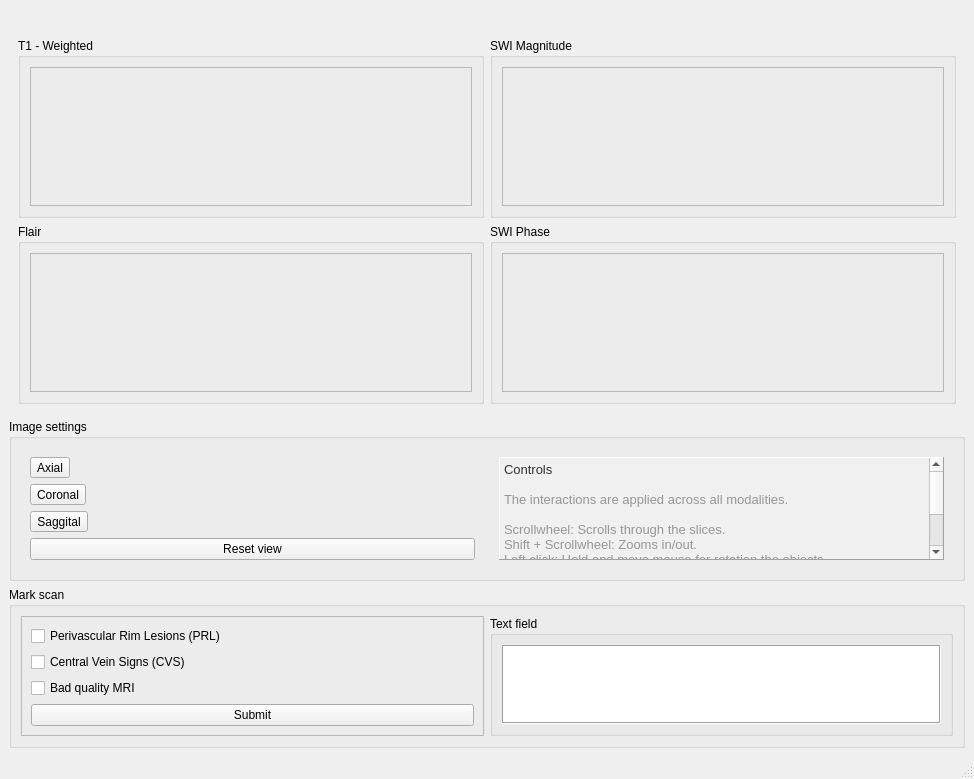
<?xml version="1.0" encoding="UTF-8"?>
<ui version="4.0">
 <class>MainWindow</class>
 <widget class="QMainWindow" name="MainWindow">
  <property name="geometry">
   <rect>
    <x>0</x>
    <y>0</y>
    <width>974</width>
    <height>768</height>
   </rect>
  </property>
  <property name="windowTitle">
   <string>MainWindow</string>
  </property>
  <widget class="QWidget" name="central_widget">
   <property name="enabled">
    <bool>true</bool>
   </property>
   <layout class="QGridLayout" name="gridLayout">
    <item row="4" column="0">
     <widget class="QGroupBox" name="markscan_box">
      <property name="sizePolicy">
       <sizepolicy hsizetype="Expanding" vsizetype="Preferred">
        <horstretch>0</horstretch>
        <verstretch>0</verstretch>
       </sizepolicy>
      </property>
      <property name="maximumSize">
       <size>
        <width>16777215</width>
        <height>16777215</height>
       </size>
      </property>
      <property name="title">
       <string>Mark scan</string>
      </property>
      <layout class="QHBoxLayout" name="horizontalLayout_2">
       <item>
        <widget class="QFrame" name="button_frame">
         <property name="sizePolicy">
          <sizepolicy hsizetype="Expanding" vsizetype="Preferred">
           <horstretch>0</horstretch>
           <verstretch>0</verstretch>
          </sizepolicy>
         </property>
         <property name="frameShape">
          <enum>QFrame::StyledPanel</enum>
         </property>
         <property name="frameShadow">
          <enum>QFrame::Raised</enum>
         </property>
         <layout class="QVBoxLayout" name="verticalLayout">
          <item>
           <widget class="QCheckBox" name="prl_checkbox">
            <property name="text">
             <string>Perivascular Rim Lesions (PRL)</string>
            </property>
           </widget>
          </item>
          <item>
           <widget class="QCheckBox" name="cvs_checkbox">
            <property name="text">
             <string>Central Vein Signs (CVS)</string>
            </property>
           </widget>
          </item>
          <item>
           <widget class="QCheckBox" name="quality_checkbox">
            <property name="text">
             <string>Bad quality MRI</string>
            </property>
           </widget>
          </item>
          <item>
           <widget class="QPushButton" name="submit_button">
            <property name="text">
             <string>Submit</string>
            </property>
           </widget>
          </item>
         </layout>
        </widget>
       </item>
       <item>
        <widget class="QGroupBox" name="text_box">
         <property name="sizePolicy">
          <sizepolicy hsizetype="Expanding" vsizetype="Preferred">
           <horstretch>0</horstretch>
           <verstretch>0</verstretch>
          </sizepolicy>
         </property>
         <property name="title">
          <string>Text field</string>
         </property>
         <property name="flat">
          <bool>true</bool>
         </property>
         <property name="checkable">
          <bool>false</bool>
         </property>
         <property name="checked">
          <bool>false</bool>
         </property>
         <layout class="QVBoxLayout" name="verticalLayout_2">
          <item>
           <widget class="QPlainTextEdit" name="text_field">
            <property name="maximumSize">
             <size>
              <width>16777215</width>
              <height>16777215</height>
             </size>
            </property>
            <property name="frameShape">
             <enum>QFrame::Box</enum>
            </property>
            <property name="plainText">
             <string/>
            </property>
            <property name="placeholderText">
             <string>Type here...</string>
            </property>
           </widget>
          </item>
         </layout>
        </widget>
       </item>
      </layout>
     </widget>
    </item>
    <item row="0" column="0">
     <widget class="QLabel" name="case_id">
      <property name="maximumSize">
       <size>
        <width>16777215</width>
        <height>18</height>
       </size>
      </property>
      <property name="text">
       <string/>
      </property>
      <property name="indent">
       <number>10</number>
      </property>
     </widget>
    </item>
    <item row="3" column="0">
     <widget class="QGroupBox" name="settings_box">
      <property name="sizePolicy">
       <sizepolicy hsizetype="Expanding" vsizetype="Preferred">
        <horstretch>0</horstretch>
        <verstretch>0</verstretch>
       </sizepolicy>
      </property>
      <property name="title">
       <string>Image settings</string>
      </property>
      <layout class="QHBoxLayout" name="horizontalLayout">
       <item>
        <widget class="QWidget" name="settings_widget" native="true">
         <property name="sizePolicy">
          <sizepolicy hsizetype="Expanding" vsizetype="Preferred">
           <horstretch>0</horstretch>
           <verstretch>0</verstretch>
          </sizepolicy>
         </property>
         <layout class="QVBoxLayout" name="verticalLayout_4">
          <item>
           <widget class="QToolButton" name="axial_button">
            <property name="text">
             <string>Axial</string>
            </property>
           </widget>
          </item>
          <item>
           <widget class="QToolButton" name="coronal_button">
            <property name="text">
             <string>Coronal</string>
            </property>
           </widget>
          </item>
          <item>
           <widget class="QToolButton" name="saggital_button">
            <property name="text">
             <string>Saggital</string>
            </property>
            <property name="autoExclusive">
             <bool>false</bool>
            </property>
           </widget>
          </item>
          <item>
           <widget class="QPushButton" name="reset_button">
            <property name="sizePolicy">
             <sizepolicy hsizetype="Preferred" vsizetype="Fixed">
              <horstretch>0</horstretch>
              <verstretch>0</verstretch>
             </sizepolicy>
            </property>
            <property name="text">
             <string>Reset view</string>
            </property>
           </widget>
          </item>
         </layout>
        </widget>
       </item>
       <item>
        <widget class="QWidget" name="controls_widget" native="true">
         <property name="sizePolicy">
          <sizepolicy hsizetype="Expanding" vsizetype="Preferred">
           <horstretch>0</horstretch>
           <verstretch>0</verstretch>
          </sizepolicy>
         </property>
         <layout class="QVBoxLayout" name="verticalLayout_3">
          <item>
           <widget class="QTextBrowser" name="control_scheme">
            <property name="sizePolicy">
             <sizepolicy hsizetype="Preferred" vsizetype="Preferred">
              <horstretch>0</horstretch>
              <verstretch>0</verstretch>
             </sizepolicy>
            </property>
            <property name="autoFillBackground">
             <bool>false</bool>
            </property>
            <property name="styleSheet">
             <string notr="true">QTextEdit {
    background-color: #f0f0f0;
}</string>
            </property>
            <property name="frameShape">
             <enum>QFrame::Panel</enum>
            </property>
            <property name="frameShadow">
             <enum>QFrame::Raised</enum>
            </property>
            <property name="html">
             <string>&lt;!DOCTYPE HTML PUBLIC &quot;-//W3C//DTD HTML 4.0//EN&quot; &quot;http://www.w3.org/TR/REC-html40/strict.dtd&quot;&gt;
&lt;html&gt;&lt;head&gt;&lt;meta name=&quot;qrichtext&quot; content=&quot;1&quot; /&gt;&lt;style type=&quot;text/css&quot;&gt;
p, li { white-space: pre-wrap; }
&lt;/style&gt;&lt;/head&gt;&lt;body style=&quot; font-family:'MS Shell Dlg 2'; font-size:8.25pt; font-weight:400; font-style:normal;&quot;&gt;
&lt;p style=&quot; margin-top:0px; margin-bottom:0px; margin-left:0px; margin-right:0px; -qt-block-indent:0; text-indent:0px;&quot;&gt;&lt;span style=&quot; font-size:10pt; color:#323232;&quot;&gt;Controls&lt;br /&gt;&lt;br /&gt;&lt;/span&gt;&lt;span style=&quot; font-size:10pt; color:#969696;&quot;&gt;The interactions are applied across all modalities.&lt;/span&gt;&lt;/p&gt;
&lt;p style=&quot; margin-top:0px; margin-bottom:0px; margin-left:0px; margin-right:0px; -qt-block-indent:0; text-indent:0px;&quot;&gt;&lt;span style=&quot; font-size:10pt; color:#969696;&quot;&gt;&lt;br /&gt;Scrollwheel: Scrolls through the slices.&lt;br /&gt;Shift + Scrollwheel: Zooms in/out.&lt;br /&gt;Left click: Hold and move mouse for rotation the objects.&lt;/span&gt;&lt;/p&gt;
&lt;p style=&quot; margin-top:0px; margin-bottom:0px; margin-left:0px; margin-right:0px; -qt-block-indent:0; text-indent:0px;&quot;&gt;&lt;span style=&quot; font-size:10pt; color:#969696;&quot;&gt;Mouse middle button:  Hold and move mouse for moving the objects.&lt;/span&gt;&lt;/p&gt;
&lt;p style=&quot;-qt-paragraph-type:empty; margin-top:0px; margin-bottom:0px; margin-left:0px; margin-right:0px; -qt-block-indent:0; text-indent:0px; font-size:10pt; color:#969696;&quot;&gt;&lt;br /&gt;&lt;/p&gt;
&lt;p style=&quot; margin-top:0px; margin-bottom:0px; margin-left:0px; margin-right:0px; -qt-block-indent:0; text-indent:0px;&quot;&gt;&lt;span style=&quot; font-size:10pt; color:#969696;&quot;&gt;Reset view button: Resets the view and slice.&lt;/span&gt;&lt;/p&gt;
&lt;p style=&quot;-qt-paragraph-type:empty; margin-top:0px; margin-bottom:0px; margin-left:0px; margin-right:0px; -qt-block-indent:0; text-indent:0px; font-size:10pt; color:#323232;&quot;&gt;&lt;br /&gt;&lt;/p&gt;&lt;/body&gt;&lt;/html&gt;</string>
            </property>
           </widget>
          </item>
         </layout>
        </widget>
       </item>
      </layout>
     </widget>
    </item>
    <item row="1" column="0">
     <widget class="QWidget" name="render_widget" native="true">
      <property name="sizePolicy">
       <sizepolicy hsizetype="Expanding" vsizetype="Expanding">
        <horstretch>0</horstretch>
        <verstretch>0</verstretch>
       </sizepolicy>
      </property>
      <layout class="QGridLayout" name="gridLayout_main">
       <item row="0" column="1">
        <widget class="QGroupBox" name="swi_box">
         <property name="sizePolicy">
          <sizepolicy hsizetype="Expanding" vsizetype="Expanding">
           <horstretch>0</horstretch>
           <verstretch>0</verstretch>
          </sizepolicy>
         </property>
         <property name="minimumSize">
          <size>
           <width>320</width>
           <height>180</height>
          </size>
         </property>
         <property name="title">
          <string>SWI Magnitude</string>
         </property>
         <layout class="QGridLayout" name="swi_layout">
          <item row="0" column="0">
           <widget class="QFrame" name="swi_frame">
            <property name="sizePolicy">
             <sizepolicy hsizetype="Expanding" vsizetype="Expanding">
              <horstretch>0</horstretch>
              <verstretch>0</verstretch>
             </sizepolicy>
            </property>
            <property name="frameShape">
             <enum>QFrame::StyledPanel</enum>
            </property>
            <property name="frameShadow">
             <enum>QFrame::Raised</enum>
            </property>
           </widget>
          </item>
         </layout>
        </widget>
       </item>
       <item row="1" column="0">
        <widget class="QGroupBox" name="flair_box">
         <property name="sizePolicy">
          <sizepolicy hsizetype="Expanding" vsizetype="Expanding">
           <horstretch>0</horstretch>
           <verstretch>0</verstretch>
          </sizepolicy>
         </property>
         <property name="minimumSize">
          <size>
           <width>320</width>
           <height>180</height>
          </size>
         </property>
         <property name="title">
          <string>Flair</string>
         </property>
         <layout class="QGridLayout" name="flair_layout">
          <item row="0" column="0">
           <widget class="QFrame" name="flair_frame">
            <property name="sizePolicy">
             <sizepolicy hsizetype="Expanding" vsizetype="Expanding">
              <horstretch>0</horstretch>
              <verstretch>0</verstretch>
             </sizepolicy>
            </property>
            <property name="frameShape">
             <enum>QFrame::StyledPanel</enum>
            </property>
            <property name="frameShadow">
             <enum>QFrame::Raised</enum>
            </property>
           </widget>
          </item>
         </layout>
        </widget>
       </item>
       <item row="1" column="1">
        <widget class="QGroupBox" name="phase_box">
         <property name="sizePolicy">
          <sizepolicy hsizetype="Expanding" vsizetype="Expanding">
           <horstretch>0</horstretch>
           <verstretch>0</verstretch>
          </sizepolicy>
         </property>
         <property name="minimumSize">
          <size>
           <width>320</width>
           <height>180</height>
          </size>
         </property>
         <property name="title">
          <string>SWI Phase</string>
         </property>
         <layout class="QGridLayout" name="phase_layout">
          <item row="0" column="0">
           <widget class="QFrame" name="phase_frame">
            <property name="sizePolicy">
             <sizepolicy hsizetype="Expanding" vsizetype="Expanding">
              <horstretch>0</horstretch>
              <verstretch>0</verstretch>
             </sizepolicy>
            </property>
            <property name="frameShape">
             <enum>QFrame::StyledPanel</enum>
            </property>
            <property name="frameShadow">
             <enum>QFrame::Raised</enum>
            </property>
           </widget>
          </item>
         </layout>
        </widget>
       </item>
       <item row="0" column="0">
        <widget class="QGroupBox" name="t1_box">
         <property name="sizePolicy">
          <sizepolicy hsizetype="Expanding" vsizetype="Expanding">
           <horstretch>0</horstretch>
           <verstretch>0</verstretch>
          </sizepolicy>
         </property>
         <property name="minimumSize">
          <size>
           <width>320</width>
           <height>180</height>
          </size>
         </property>
         <property name="title">
          <string>T1 - Weighted</string>
         </property>
         <layout class="QGridLayout" name="t1_layout">
          <item row="0" column="0">
           <widget class="QFrame" name="t1_frame">
            <property name="sizePolicy">
             <sizepolicy hsizetype="Expanding" vsizetype="Expanding">
              <horstretch>0</horstretch>
              <verstretch>0</verstretch>
             </sizepolicy>
            </property>
            <property name="frameShape">
             <enum>QFrame::StyledPanel</enum>
            </property>
            <property name="frameShadow">
             <enum>QFrame::Raised</enum>
            </property>
           </widget>
          </item>
         </layout>
        </widget>
       </item>
      </layout>
     </widget>
    </item>
   </layout>
  </widget>
  <widget class="QMenuBar" name="menubar">
   <property name="geometry">
    <rect>
     <x>0</x>
     <y>0</y>
     <width>974</width>
     <height>21</height>
    </rect>
   </property>
  </widget>
  <widget class="QStatusBar" name="statusbar"/>
 </widget>
 <resources/>
 <connections/>
</ui>
